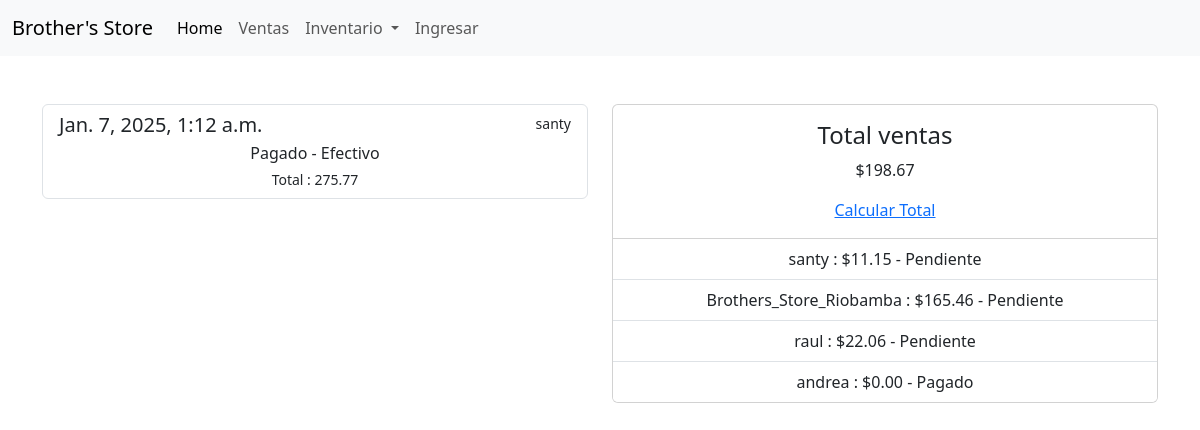
The page / on the database its author committed.
### ventas/models.py (models this page shows, shortened)
class Venta(models.Model):
    cliente = models.ForeignKey(User, on_delete=models.CASCADE, null=True, blank=True, related_name='ventas_cliente')
    estado = models.ForeignKey(EstadoVenta, on_delete=models.CASCADE)
    usuario_vendedor = models.ForeignKey(User, on_delete=models.CASCADE, related_name='ventas_vendedor')
    total = models.DecimalField(max_digits=10, decimal_places=2, null=False, default=0)
    metodo_pago = models.ForeignKey(MetodoPago, on_delete=models.CASCADE)
    descuento = models.DecimalField(max_digits=10, decimal_places=2, default=0)  # Descuento aplicado
    impuesto = models.DecimalField(max_digits=10, decimal_places=2, default=0)  # Impuesto sobre el total
    fecha_pago = models.DateTimeField(null=True, blank=True)  # Fecha del pago
    comentarios = models.TextField(null=True, blank=True)  # Notas adicionales sobre la venta
    creado_en = models.DateTimeField(auto_now_add=True)
    eliminado_en = models.DateTimeField(blank=True, null=True)
    actualizado_en = models.DateTimeField(blank=True, null=True)

class EstadoVenta(models.Model):
    nombre = models.CharField(max_length=100, null=False)
    descripcion = models.TextField(null=True, blank=True)
    usuario = models.ForeignKey(User, on_delete=models.CASCADE)
    creado_en = models.DateTimeField(auto_now_add=True)
    eliminado_en = models.DateTimeField(blank=True, null=True)
    actualizado_en = models.DateTimeField(blank=True, null=True)
    def __str__(self):
        return self.nombre

class MetodoPago(models.Model):
    nombre = models.CharField(max_length=100, null=False)
    descripcion = models.TextField(blank=True, null=True)
    creado_en = models.DateTimeField(auto_now_add=True)
    eliminado_en = models.DateTimeField(blank=True,null=True)
    actualizado_en = models.DateTimeField(blank=True,null=True)
    def __str__(self):
        return self.nombre

### tareas/models.py (models this page shows, shortened)
class Salarios(models.Model):
    usuario = models.ForeignKey(User,on_delete=models.CASCADE)
    monto = models.DecimalField(max_digits=10, decimal_places=2)
    estado = models.ForeignKey(EstadoVenta, on_delete=models.CASCADE, null=True, blank=True)
    creado_en = models.DateTimeField(auto_now_add=True)
    actualizado_en = models.DateTimeField(blank=True, null=True)
    eliminado_en = models.DateTimeField(blank=True, null=True)

### tareas/views.py (the view)
# urls.py: 2. Add a URL to urlpatterns:  path('', views.home, name='home')
def home(request):
    if request.method == 'GET':
        salarios_trabajadores = Salarios.objects.all()
        try:
            ventas_realizadas = Venta.objects.all()
            gastos_realizados = Finanzas.objects.all()
            estado_pagado = get_object_or_404(EstadoVenta, nombre = 'Pagado')
            salarios_realizados = Salarios.objects.filter(estado = estado_pagado.id)
            suma = TotalVentas.objects.order_by('-creado_en').first()
            if(suma):
                suma = float(suma.total)
            else:
                suma = 0
            suma_gastos = 0
            suma_salarios = 0
            for salario in salarios_realizados:
                suma_salarios = suma_salarios + salario.monto
            for gasto in gastos_realizados:
                suma_gastos = suma_gastos + gasto.monto
            return render(request, 'home.html',{
                'total_ventas' : suma - float(suma_gastos),
                'ventas' : ventas_realizadas,
                'salarios_trabajadores' : salarios_trabajadores
            })
        except ValueError:
            print(ValueError)
            return render(request, 'home.html',{
                'total_ventas' : [],
                'ventas' : [],
                'salarios_trabajadores' : []
            })

### tareas/context_processors.py (called while the page is built)
def grupos_usuario(request):
    if request.user.is_authenticated:
        try:
            grupo = request.user.groups.all()[0]  # Obtén todos los grupos del usuario
            return {'grupos': grupo}
        except:
            return {'grupo': 'adminitracion'}
    return {'grupo': []}  # Devuelve una lista vacía si no hay usuario logueado

### tareas/templates/home.html
{% extends 'base.html' %}
{% block content %}
<div class="container text-center mt-5">
    <div class="row align-items-start">
      <div class="col">
        <div class="list-group">
          {% if ventas %}
            {% for venta in ventas %}
            <a href="{% url 'detalle_venta' venta.id %}" class="list-group-item list-group-item-action" aria-current="true">
              <div class="d-flex w-100 justify-content-between">
                <h5 class="mb-1">{{venta.creado_en}}</h5>
                <small>{{venta.usuario_vendedor}}</small>
              </div>
              <p class="mb-1">{{venta.estado}} - {{venta.metodo_pago}} </p>
              <small>Total : {{venta.total}}</small>
            </a>
            {% endfor %}
          {% endif %}
          </div>
      </div>
      <div class="col">
        <div class="card">
            <div class="card-body">
                <h4 class="card-title">Total ventas</h4>
                <p class="card-text">${{total_ventas}}</p>
                <a href="{% url 'total-salarios' %}">Calcular Total</a>
            </div>
            <ul class="list-group list-group-flush">
              {% if salarios_trabajadores %}
              {% for salario in salarios_trabajadores%}
                <li class="list-group-item">{{salario.usuario}} : ${{ salario.monto }} - {{ salario.estado }}</li>
                {% endfor %}
                {% endif %}
            </ul>
        </div>
      </div>
    </div>
  </div>
{% endblock %}

### inventario/templates/base.html (shortened to what this page needs)
{% load static %}
<html lang="en">
<head>
    <link rel="stylesheet" href="https://cdn.jsdelivr.net/npm/bootstrap@5.3.3/dist/css/bootstrap.min.css">
</head>
<body>
    <nav class="navbar navbar-expand-lg navbar-light bg-light">
        <div class="container-fluid">
          <a class="navbar-brand" href="#">Brother's Store</a>
          <div class="collapse navbar-collapse" id="navbarNav">
            <ul class="navbar-nav">
              <li class="nav-item">
                <a class="nav-link active" aria-current="page" href="/">Home</a>
              </li>
              <li class="nav-item">
                <a class="nav-link" href="/ventas/">Ventas</a>
              </li>
              <li class="nav-item dropdown">
                <a class="nav-link dropdown-toggle" href="/inventario/" role="button" data-bs-toggle="dropdown" aria-expanded="false">
                  Inventario
                </a>
              </li>
                {% if user.is_authenticated %}
            {% if grupo == 'adminitracion' %}
            <li class="nav-item"></li>
                <a class="nav-link" href="/gastos/">Gastos</a>
              </li>
                <li class="nav-item"></li>
                <a class="nav-link" href="/admin/">Administración</a>
              </li>
              {% endif %}
              <li class="nav-item"></li>
                <a class="nav-link" href="/salir/">Salir</a>
              </li>
                {% else %}
                <a class="nav-link" href="/login/">Ingresar</a>
                {% endif %}
            </ul>
          </div>
        </div>
      </nav>
    {% block content %}
    {% endblock %}
</body>
</html>

### rows shown on the page
Venta: creado_en "Jan. 7, 2025, 1:12 a.m.", usuario_vendedor "santy", estado "Pagado", metodo_pago "Efectivo", total "275.77"
Salarios: usuario "santy", monto "11.15", estado "Pendiente"
Salarios: usuario "Brothers_Store_Riobamba", monto "165.46", estado "Pendiente"
Salarios: usuario "raul", monto "22.06", estado "Pendiente"
Salarios: usuario "andrea", monto "0.00", estado "Pagado"

### other values the page prints
{{ total_ventas }} "198.67"
